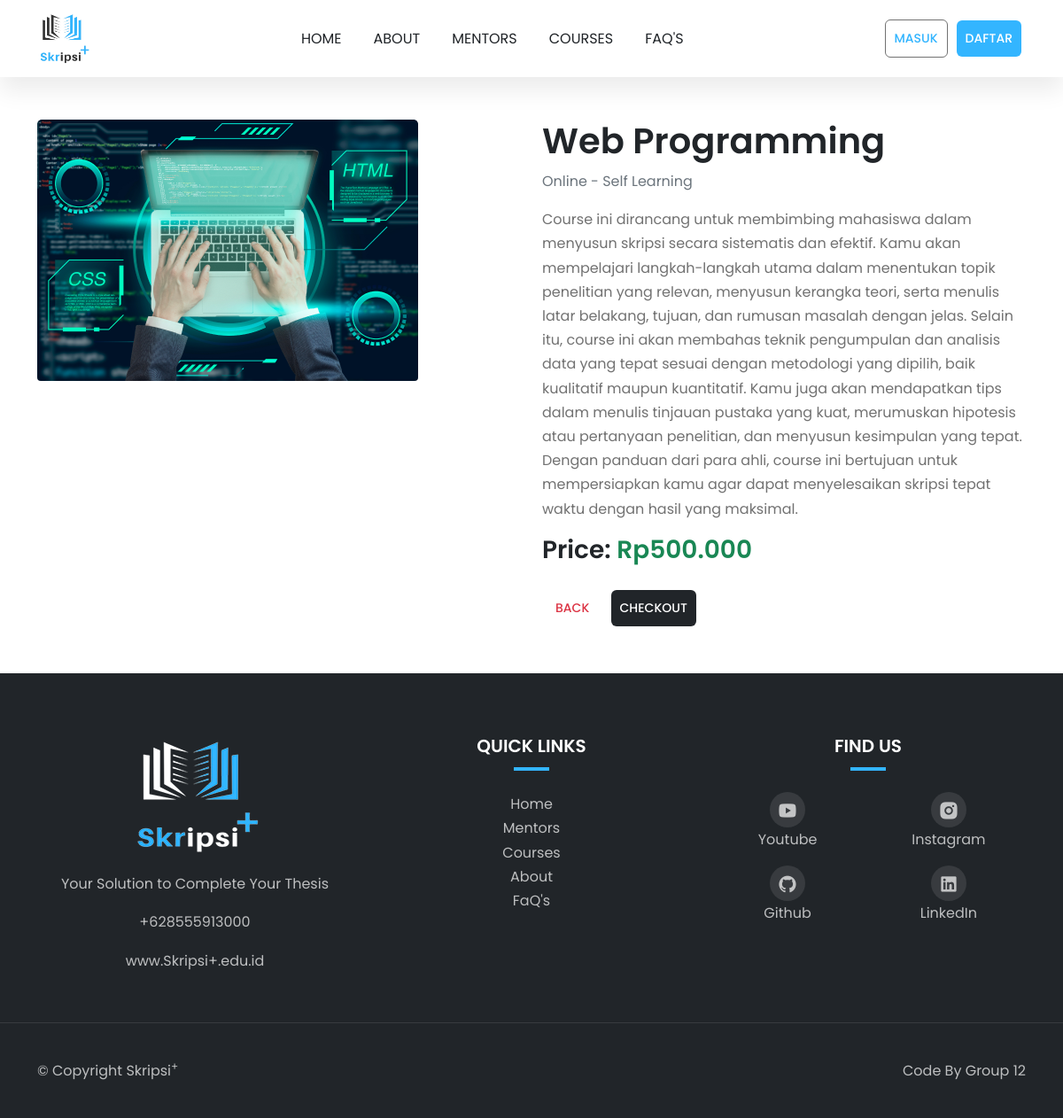
Screenshot of /course/1/checkout/ with the database file from the repository.
### public_app/models.py (models this page shows, shortened)
class Course(models.Model):
    title = models.CharField(max_length=200)
    description = models.TextField()
    price = models.DecimalField(max_digits=10, decimal_places=3)
    image = models.ImageField(upload_to='courses')
    syllabus = models.JSONField(null=True, blank=True)  # Jika memakai JSON untuk syllabus
    students_enrolled = models.PositiveIntegerField(default=0)
    rating = models.DecimalField(max_digits=2, decimal_places=1, default=5.0)
    learning_type = models.CharField(max_length=50, default="Online - Self Learning")

### public_app/views.py (the view)
# urls.py: path('course/<int:course_id>/checkout/', views.course_checkout, name='course_checkout'),
def course_checkout(request, course_id):
    course = get_object_or_404(Course, id=course_id)
    if request.method == "POST":
        Purchase.objects.create(user=request.user, course=course)
        return redirect('dashboard')  # Setelah checkout, arahkan ke dashboard
    return render(request, 'course_checkout.html', {'course': course})

### public_app/templates/course_checkout.html (shortened to what this page needs)
{% extends "layouts/base.html" %}
{% load static %}
{% block content %}
<div class="container mt-5 mb-5">
  <div class="row">
    <div class="col-md-6">
      <img src="{{ course.image.url }}" alt="{{ course.title }}" class="img-fluid rounded">
    </div>
    <div class="col-md-6">
      <h1>{{ course.title }}</h1>
      <p class="text-muted">{{ course.learning_type }}</p>
      <p>{{ course.description }}</p>
      <h3>Price: <span class="text-success">Rp{{ course.price }}</span></h3>
      <form method="POST">
        <div class="mt-4">
            <a href="/courses/"><button type="button" class="btn btn-outline-danger">Back</button></a>
            <button type="submit" class="btn btn-brand">Checkout</button>
          </div>
      </form>
    </div>
  </div>
</div>
{% endblock %}

### static/css/style.css (style rules this page uses)
:root { --c-dark: #212529; --c-brand: #33b5ff; --c-brand-rgb: 51, 181, 255; --c-white-rgb: 255, 255, 255; --c-dark-rgb: 33, 37, 41; --c-body: #727272; --box-shadow: 0px 15px 25px rgba(0, 0, 0, 0.08); --transition: all 0.5s ease; --font-base: "Poppins-Variable", sans-serif; }
* { padding: 0; margin: 0; box-sizing: border-box; font-family: var(--font-base); }
body { line-height: 1.7 !important; color: var(--c-body) !important; font-size: 16px !important; }
h1,h2,h3,h4,h5,h6, .h1,.h2,.h3,.h4,.h5,.h6 { font-weight: 600 !important; color: var(--c-dark); }
a { text-decoration: none !important; }
.img-fluid { max-width: 100%; height: auto; border-radius: 15px; }
span { color: var(--c-brand); }
.btn { font-weight: 500; font-size: 14px; text-transform: uppercase; border-radius: 6px !important; padding: 10px 24px; }
.btn-brand { background-color: var(--c-dark) !important; border-color: var(--c-dark); color: #ffffff !important; }
.btn { padding: 10px; margin: 5px; background-color: none; border: none; }

### rows the page displays
Course: image (picture), title "Web Programming", learning_type "Online - Self Learning", description "Course ini dirancang untuk membimbing mahasiswa dalam menyusun skripsi secara sistematis dan efektif. Kamu akan mempelajari langkah-langkah utama dalam menentukan topik penelitian yang relevan, menyusun kerangka teori, serta menulis latar belakang, tujuan, dan rumusan masalah dengan jelas. Selain itu, course ini akan membahas teknik pengumpulan dan analisis data yang tepat sesuai dengan metodologi yang dipilih, baik kualitatif maupun kuantitatif. Kamu juga akan mendapatkan tips dalam menulis tinjauan pustaka yang kuat, merumuskan hipotesis atau pertanyaan penelitian, dan menyusun kesimpulan yang tepat. Dengan panduan dari para ahli, course ini bertujuan untuk mempersiapkan kamu agar dapat…", price "500.000"
